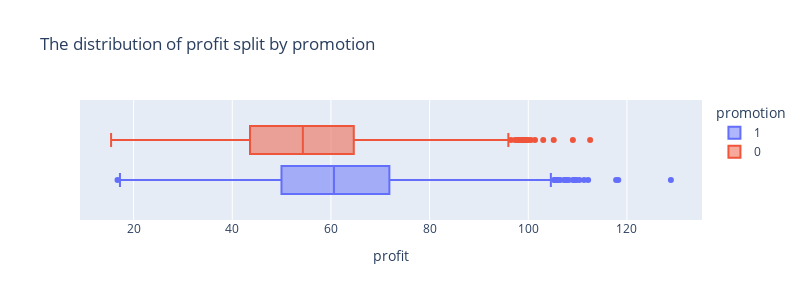

Notebook cell for this chart:
### Code cell
px.box(df, x='profit', color='promotion', width=800, height=300, title='The distribution of profit split by promotion')

### Figure 1 — Plotly figure (JSON) as saved in the notebook; plotly's stock layout.template omitted (floating-point values rounded to 4 significant figures; data arrays with more than 128 entries replaced by an {"elided": "..."} marker saying what was removed)
{"data": [{"alignmentgroup": "True", "hovertemplate": "promotion=1<br>profit=%{x}<extra></extra>", "legendgroup": "1", "marker": {"color": "#636efa"}, "name": "1", "notched": false, "offsetgroup": "1", "orientation": "h", "showlegend": true, "type": "box", "x": {"elided": "4939 float values"}, "x0": " ", "xaxis": "x", "y0": " ", "yaxis": "y"}, {"alignmentgroup": "True", "hovertemplate": "promotion=0<br>profit=%{x}<extra></extra>", "legendgroup": "0", "marker": {"color": "#EF553B"}, "name": "0", "notched": false, "offsetgroup": "0", "orientation": "h", "showlegend": true, "type": "box", "x": {"elided": "5061 float values"}, "x0": " ", "xaxis": "x", "y0": " ", "yaxis": "y"}], "layout": {"boxmode": "group", "height": 300, "legend": {"title": {"text": "promotion"}, "tracegroupgap": 0}, "title": {"text": "The distribution of profit split by promotion"}, "width": 800, "xaxis": {"anchor": "y", "domain": [0, 1], "title": {"text": "profit"}}, "yaxis": {"anchor": "x", "domain": [0, 1]}}}
